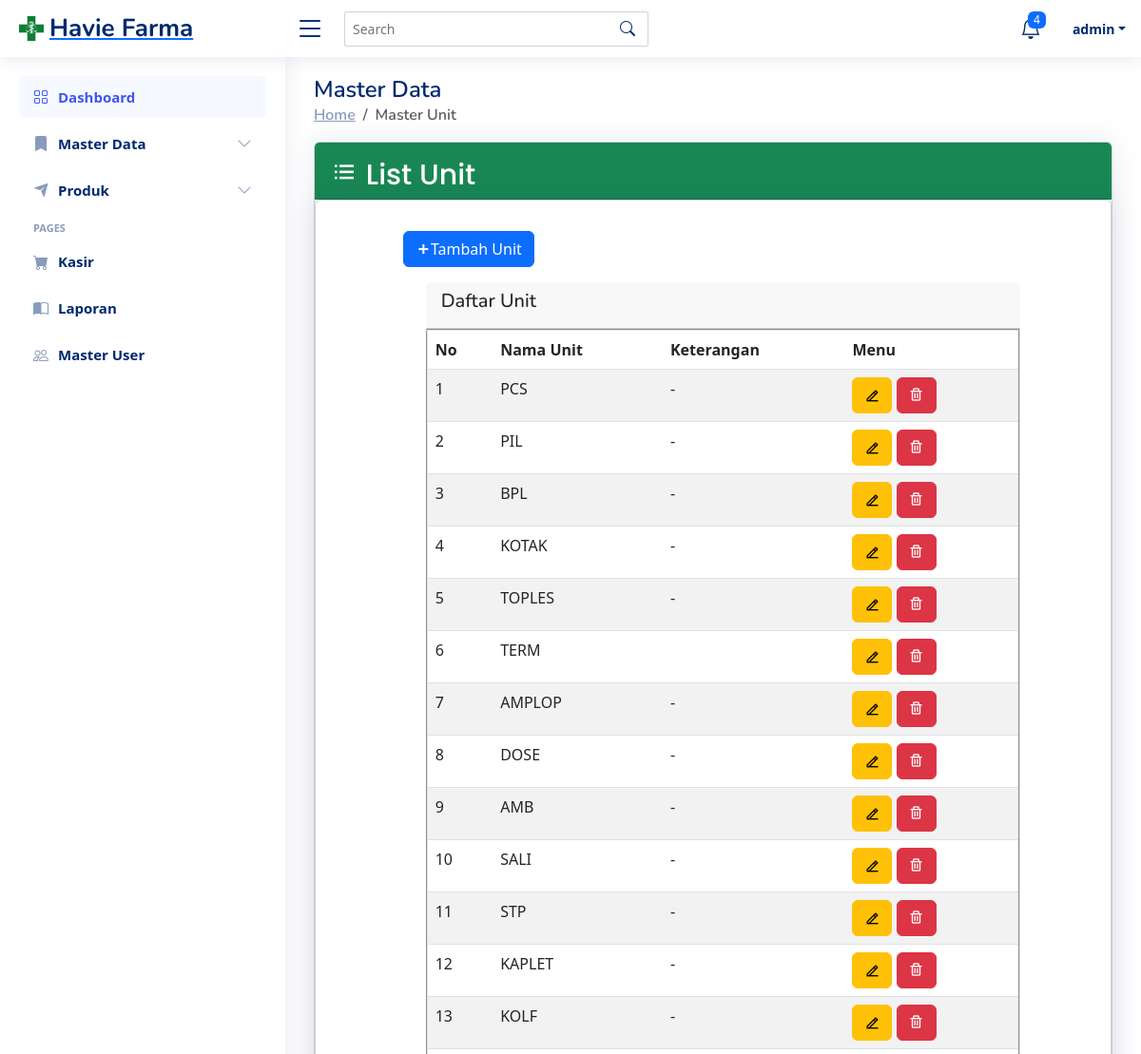
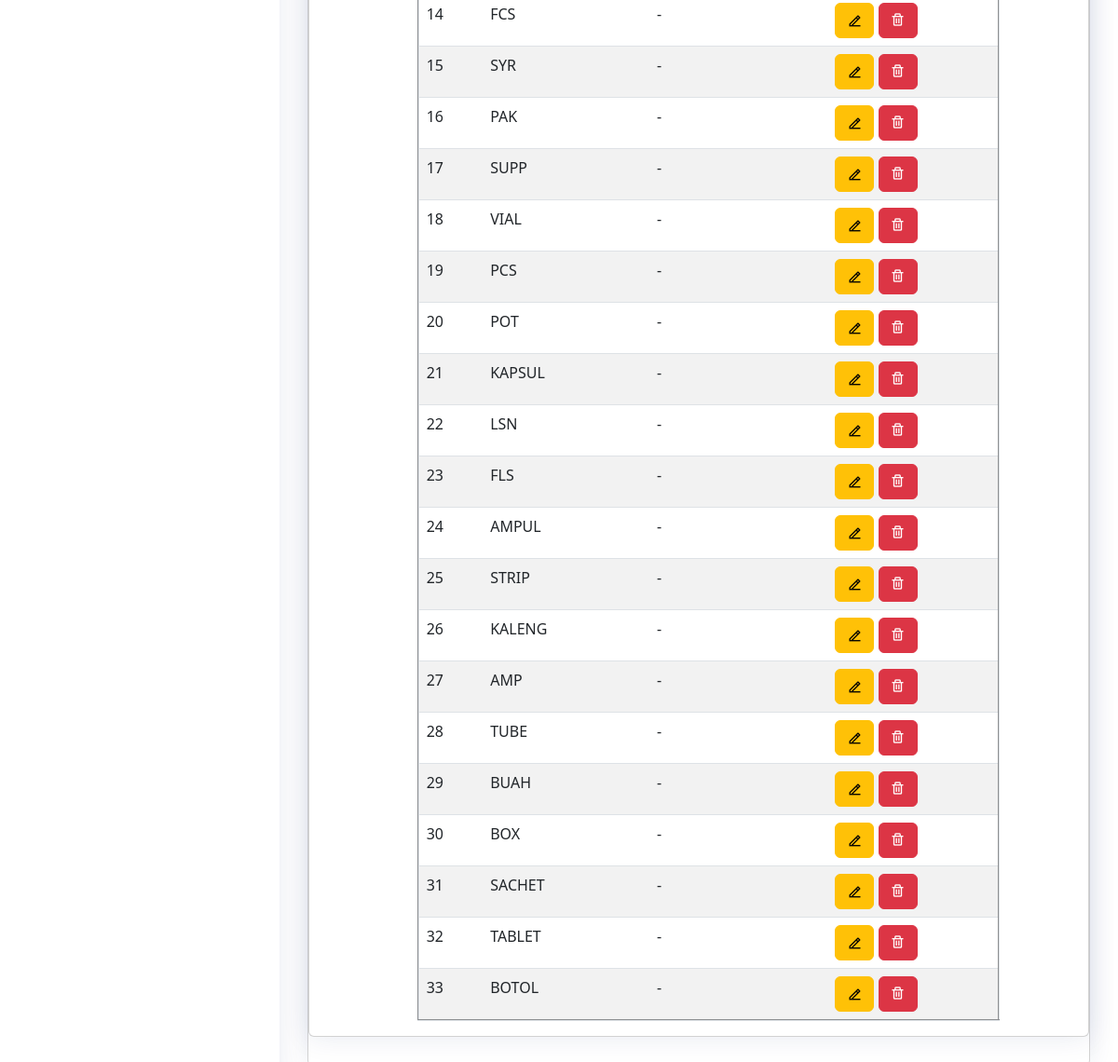
Page /masterdata/masterunit (signed in) on the committed database (2 pictures, top to bottom).
### tables this page shows
CREATE TABLE `tbl_m_unit` (
  `id_unit_tmun` int(11) NOT NULL,
  `name_tmun` varchar(50) NOT NULL,
  `information_tmun` varchar(100) NOT NULL
);

### app/core/Controller.php (called while the page is built, shortened)
<?php
class Controller {
    public function view($view, $data = []) {
        require_once './../app/views/'.$view.'.php';
    }
    public function model($model)
    {
        return new $model;
    }
}

### app/controllers/Masterdata.php (called while the page is built, shortened)
<?php
class Masterdata extends Controller
{
    public function masterunit()
    {
        $data['title'] = "Master Data | Masterunit";
        $data['unit'] = $this->model('Unit')->getAllUnit();
        $this->view("masterdata/masterunit", $data);
    }
}

### app/core/App.php (called while the page is built, shortened)
<?php
class App {
    protected $method = 'index';
    protected $params = [];
    public function __construct() {
        $url = $this->parseURL();
        if (file_exists('./../app/controllers/'.ucfirst($url[0]).'.php')) {
            unset($url[0]);
        }
        $this->controller = new $this->controller();
        if (isset($url[1])) {
            if(method_exists($this->controller, $url[1])) {
                $this->method = $url[1];
            }
        }
        call_user_func_array([$this->controller, $this->method], $this->params);
    }
    public function parseURL() {
        if (isset($_GET['url'])) {
            $url = $_GET['url'];
            $url = rtrim($url,'/');
            $url = filter_var($url, FILTER_SANITIZE_URL);
            $url = explode('/', $url);
            return $url;
        }
    }
}

### public/index.php (called while the page is built, shortened)
<?php
$app = new App();

### app/core/Database.php (called while the page is built, shortened)
<?php
class Database
{
    private $host = DB_HOST;
    private $user = DB_USER;
    private $password = DB_PASS;
    private $db_name = DB_NAME;
    private $db_connect;
    private $stmt;
    public function __construct()
    {
        $dsn = 'mysql:host='. $this->host . ';dbname=' . $this->db_name;
        $option = [
            PDO::ATTR_PERSISTENT => true,
            PDO::ATTR_ERRMODE => PDO::ERRMODE_EXCEPTION
        ];
        try {
            $this->db_connect = new PDO($dsn, $this->user, $this->password, $option);
        } catch (PDOException $e) {
            die('' . $e->getMessage());
        }
    }
    public function query($query)
    {
        $this->stmt = $this->db_connect->prepare($query);
    }
    public function execute()
    {
        $this->stmt->execute();
    }
    public function resultSet()
    {
        $this->execute();
        return $this->stmt->fetchAll(PDO::FETCH_ASSOC);
    }
}

### app/models/Unit.php (called while the page is built, shortened)
<?php
class Unit {
    private $db;
    public function __construct()
    {
        $this->db = new Database();
    }
    public function getAllUnit()
    {
        $this->db->query("SELECT * FROM tbl_m_unit" );
        return $this->db->resultSet();
    }
}

### app/views/masterdata/masterunit.php (the view, shortened to what this page needs)
<main id="main" class="main">
    <div class="pagetitle">
        <h1>Master Data</h1>
        <nav>
            <ol class="breadcrumb">
                <li class="breadcrumb-item"><a href="<?= BASEURL ?>home/index">Home</a></li>
                <li class="breadcrumb-item active">Master Unit</li>
            </ol>
        </nav>
    </div>
    <section class="section masterdata">
        <div class="card">
            <div class="card-header bg-success" style="height : 60px;">
                <h2 class="card-title py-2" style="font-size : 30px; color : white;">
                    <i class="bx bx-list-ul fa"></i> List Unit
                </h2>
            </div>
            <div class="card body">
                <div style="margin-left : 11%; padding-top : 2rem" ;>
                    <a type="button" class="btn btn-primary unitModalAdd" data-bs-toggle="modal"
                        data-bs-target="#staticBackdrop">
                        <b><i class="ri-add-fill "></i></b>Tambah Unit</a>
                </div>
                <div class="row">
                    <div class="col-lg-1 col-2">
                    </div>
                    <div class="col-lg-9 col-10 col-md-8 ms-5 ps-2 mt-3">
                        <div class="card-header">
                            <h5>Daftar Unit</h5>
                        </div>
                        <table class="table table-striped " border="2" style="width:100%">
                            <thead class="thead-primary">
                                <tr>
                                    <th>No</th>
                                    <th>Nama Unit</th>
                                    <th>Keterangan</th>
                                    <th>Menu</th>
                                </tr>
                            </thead>
                            <tbody>
                                <?php
                                $unit = $data['unit'];
                                $no = 0;
                                foreach ($unit as $row):
                                    $no += 1;
                                    ?>
                                    <tr>
                                        <td>
                                            <?= $no ?>
                                        </td>
                                        <td>
                                            <?= $row['name_tmun']; ?>
                                        </td>
                                        <td>
                                            <?= $row['information_tmun']; ?>
                                        </td>
                                        <td>
                                            <a class="btn btn-warning unitModalUpdate" href="#" data-bs-toggle="modal"
                                                data-bs-target="#staticBackdrop" role="button"
                                                data-id="<?= $row['id_unit_tmun']; ?>" data-url="<?= BASEURL; ?>"><i
                                                    class="ri ri-edit-2-line"></i></a>
                                            <a class="btn btn-danger"
                                                href="<?= BASEURL ?>masterdata/masterunitDelete/<?= $row['id_unit_tmun'] ?>"
                                                role="button" onclick="return confirm('Hapus <?= $row['name_tmun'] ?>')"><i
                                                    class="bx bx-trash"></i></a>
                                        </td>
                                    </tr>
                                <?php endforeach; ?>
                            </tbody>
                        </table>
                    </div>
                </div>
            </div>
        </div>
    </section>

### public/css/style.css (style rules this page uses)
:root { scroll-behavior: smooth; }
body { font-family: "Open Sans", sans-serif; background: #f6f9ff; color: #444444; }
a { color: #4154f1; text-decoration: none; }
h1, h2, h3, h4, h5, h6 { font-family: "Nunito", sans-serif; }
#main { margin-top: 60px; padding: 20px 30px; transition: all 0.3s; }
.pagetitle { margin-bottom: 10px; }
.pagetitle h1 { font-size: 24px; margin-bottom: 0; font-weight: 600; color: #012970; }
.card { margin-bottom: 30px; border: none; border-radius: 5px; box-shadow: 0px 0 30px rgba(1, 41, 112, 0.1); }
.card-header, .card-footer { border-color: #ebeef4; background-color: #fff; color: #798eb3; padding: 15px; }
.card-title { padding: 20px 0 15px 0; font-size: 18px; font-weight: 500; color: #012970; font-family: "Poppins", sans-serif; }
.breadcrumb { font-size: 14px; font-family: "Nunito", sans-serif; color: #899bbd; font-weight: 600; }
.breadcrumb a { color: #899bbd; transition: 0.3s; }
.breadcrumb .breadcrumb-item::before { color: #899bbd; }
.breadcrumb .active { color: #51678f; font-weight: 600; }
@media (min-width: 1200px) { #main, #footer { margin-left: 300px; } }

### rows in the picture
tbl_m_unit: name_tmun "PCS", information_tmun "-"
tbl_m_unit: name_tmun "PIL", information_tmun "-"
tbl_m_unit: name_tmun "BPL", information_tmun "-"
tbl_m_unit: name_tmun "KOTAK", information_tmun "-"
tbl_m_unit: name_tmun "TOPLES", information_tmun "-"
tbl_m_unit: name_tmun "TERM"
tbl_m_unit: name_tmun "AMPLOP", information_tmun "-"
tbl_m_unit: name_tmun "DOSE", information_tmun "-"
tbl_m_unit: name_tmun "AMB", information_tmun "-"
tbl_m_unit: name_tmun "SALI", information_tmun "-"
tbl_m_unit: name_tmun "STP", information_tmun "-"
tbl_m_unit: name_tmun "KAPLET", information_tmun "-"
tbl_m_unit: name_tmun "KOLF", information_tmun "-"
tbl_m_unit: name_tmun "FCS", information_tmun "-"
tbl_m_unit: name_tmun "SYR", information_tmun "-"
tbl_m_unit: name_tmun "PAK", information_tmun "-"
tbl_m_unit: name_tmun "SUPP", information_tmun "-"
tbl_m_unit: name_tmun "VIAL", information_tmun "-"
tbl_m_unit: name_tmun "PCS", information_tmun "-"
tbl_m_unit: name_tmun "POT", information_tmun "-"
tbl_m_unit: name_tmun "KAPSUL", information_tmun "-"
tbl_m_unit: name_tmun "LSN", information_tmun "-"
tbl_m_unit: name_tmun "FLS", information_tmun "-"
tbl_m_unit: name_tmun "AMPUL", information_tmun "-"
tbl_m_unit: name_tmun "STRIP", information_tmun "-"
tbl_m_unit: name_tmun "KALENG", information_tmun "-"
tbl_m_unit: name_tmun "AMP", information_tmun "-"
tbl_m_unit: name_tmun "TUBE", information_tmun "-"
tbl_m_unit: name_tmun "BUAH", information_tmun "-"
tbl_m_unit: name_tmun "BOX", information_tmun "-"
tbl_m_unit: name_tmun "SACHET", information_tmun "-"
tbl_m_unit: name_tmun "TABLET", information_tmun "-"
tbl_m_unit: name_tmun "BOTOL", information_tmun "-"

### other values in the picture
$_SESSION['name'] "admin"
